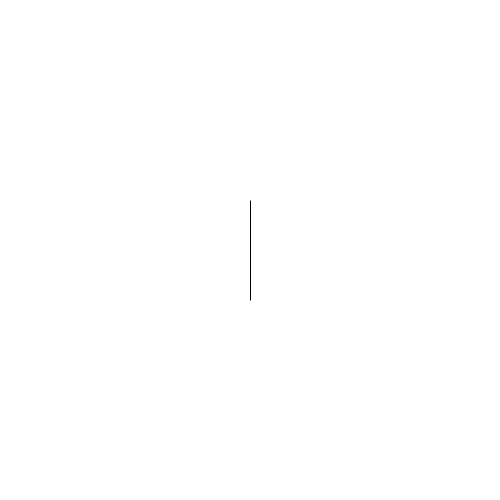
Frame 1 (no input)
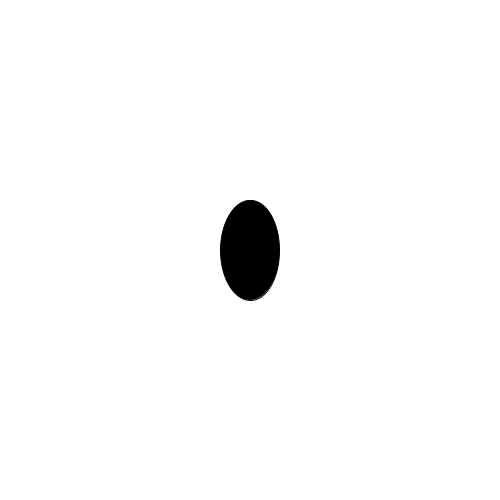
Frame 60 (the mouse pressed at the canvas centre just before this capture)
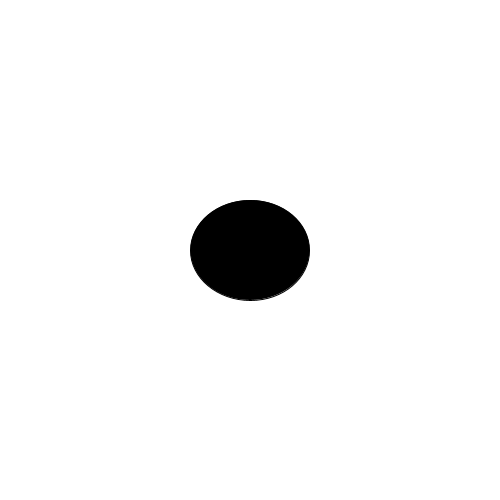
Frame 120 (the mouse held since frame 60 and released just before this capture)

The Processing sketch that drew these frames (run headless with seeded random() and noise(); from frame 60 on, the mouse is pressed at the canvas centre):

// Processing sketch: variable_errors
// ── variable_errors.pde
/**
* Warning: This code will produce errors
*/ 
boolean hello;
int circleWidth;
void setup(){
  size(500,500);

  println(hello);
}

void draw(){

  background(255);
  
  fill(0);
  ellipse(width/2,height/2, circleWidth, 100);
  
  circleWidth++;
}
